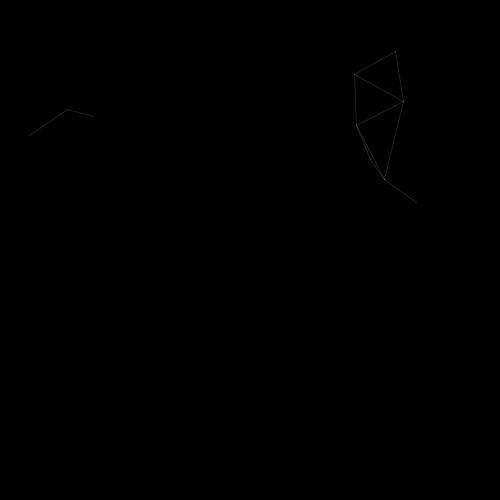
Frame 1 (no input)
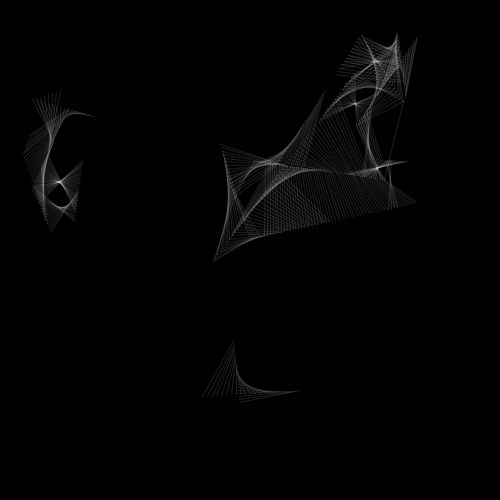
Frame 60 (the mouse pressed at the canvas centre just before this capture)
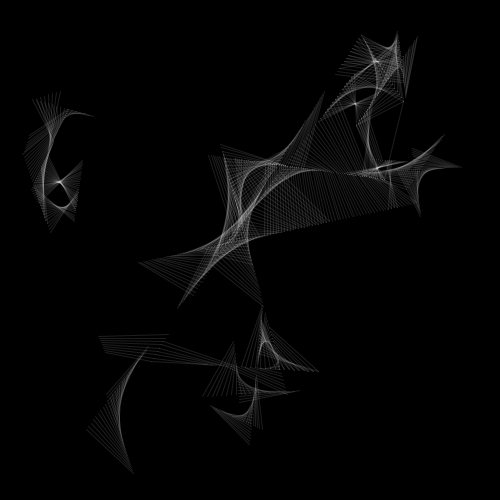
Frame 120 (the mouse held since frame 60 and released just before this capture)

The Processing sketch that drew these frames (run headless with seeded random() and noise(); from frame 60 on, the mouse is pressed at the canvas centre):

// Processing sketch: w3_06_cobwebs
// ── w3_06_cobwebs.pde
//controls
int iWidth, iHeight;        //controls the canvas size
color cBg, cLine;           //controls the colour scheme
int iElements;              //controls how many elements there are
int iMinR, iMaxR;           //controls the radii limits of Element0s
int iMinS, iMaxS;           //controls the speed limits of Element0s
boolean bShowConstruction;  //show/hide construction elements

//infrastructure
Element0[] aElements;

//initilise
void setup() {
  //controls
  iWidth = 500;
  iHeight = 500;
  cBg = color(0);
  cLine = color(255);
  iElements = 15;
  iMinR = 20;
  iMaxR = 50;
  iMinS = 2;
  iMaxS = 5;
  bShowConstruction = false;
  
  //create screen
  size(500,500);//iWidth, iHeight);
  
  //setup drawing
  background(cBg);
  stroke(cLine,30);
  noFill();
  
  //initilise array
  aElements = new Element0[iElements];
  for(int i=0;i<iElements;i++) {
    float r = random(iMinR,iMaxR);
    float theta = random(0,TWO_PI);
    float s = random(iMinS,iMaxS);
    aElements[i] = new Element0(random(r,iWidth-r),random(r,iHeight-r),r,s*sin(theta),s*cos(theta));
  }
}

//logic
void draw() {
  if(bShowConstruction)
    background(cBg);
  
  //update element behaviour
  for(int i=0;i<iElements;i++)
    aElements[i].move();
  
  //run process
  for(int i=0;i<iElements;i++)
    for(int j=i+1;j<iElements;j++)
      if(dist(aElements[i].iX,aElements[i].iY,aElements[j].iX,aElements[j].iY)<aElements[i].iR+aElements[j].iR)
        line(aElements[i].iX,aElements[i].iY,aElements[j].iX,aElements[j].iY);
}  
void keyPressed() {
  if(key==' ')
    background(cBg);
}

// ── Element0.pde
//element class
class Element0 {
  //attributes
  float iX,iY, iR, iDX, iDY;
  
  //constructor
  Element0(float x, float y, float r, float dx, float dy) {
    iX = x;
    iY = y;
    iR = r;
    iDX = dx;
    iDY = dy;
  }
  
  //methods
  void move() {
    //move
    iX+=iDX;
    iY+=iDY;
    
    //bounce off walls
    if((iX-iR<=0)||(iX+iR>=width)) iDX *=-1;
    if((iY-iR<=0)||(iY+iR>=height)) iDY *=-1;
    
    //draw construciton
    if(bShowConstruction) {
      ellipse(iX,iY,2*iR,2*iR);
      point(iX,iY);
    }
  }
}
